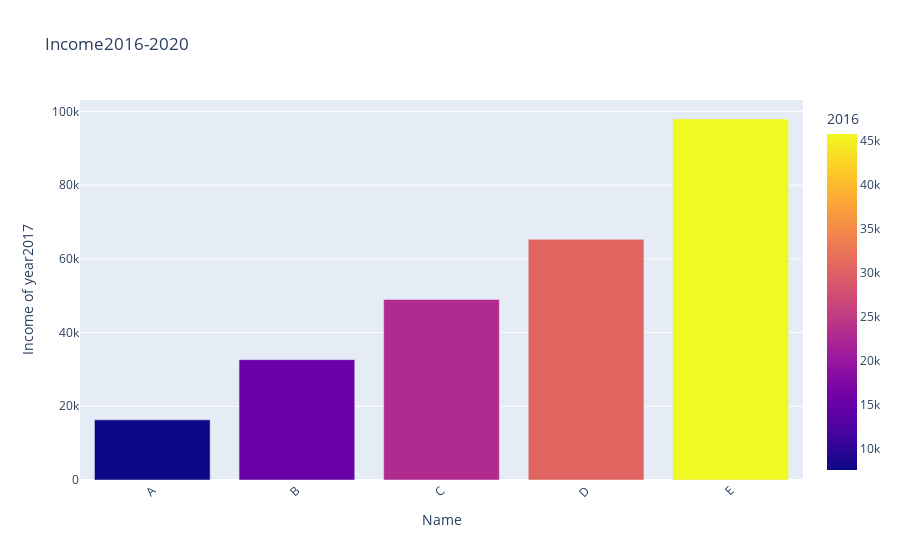

Notebook code for this chart:
### Code cell
#3 จากข้อ 2 ให้ตั้งชื่อกราฟให้เหมาะสม เป็นชื่อแกน X Y ให้เหมาะสมและให้ไล่สีจากเงินเดือนปี 2016 รวมถึงเมื่อนำเม้าส์ไปวาง จะแสดงเงินเดือนเงินเดือนของแต่ละปี และเงินเดือนเฉลี่ย (จะเพิ่ม column ใน DataFrame หรือจะคำนวณแยกก็ได้) 
df['avg']=df[[2016,2017,2018,2019,2020]].mean(axis=1)
fig = px.bar(df, x=df.index,y=2017,
             labels={'x':'Name','2017':'Income of year2017'},title='Income2016-2020',
            color=2016,hover_data=[2016,2017,2018,2019,2020,'avg'])
fig.update_layout(xaxis_tickangle = -45)
fig.show()

### Figure 1 — Plotly figure (JSON) as saved in the notebook; plotly's stock layout.template omitted (floating-point values rounded to 4 significant figures)
{"data": [{"alignmentgroup": "True", "customdata": [[7629.0, 16330.0, 8734.0, 9346.0, 10000, 10410.0], [15260.0, 32650.0, 17470.0, 18690.0, 20000, 20810.0], [22890.0, 48980.0, 26200.0, 28040.0, 30000, 31220.0], [30520.0, 65300.0, 34940.0, 37380.0, 40000, 41630.0], [45770.0, 97960.0, 52410.0, 56070.0, 60000, 62440.0]], "hoverlabel": {"namelength": 0}, "hovertemplate": "Name=%{x}<br>Income of year2017=%{customdata[1]}<br>2016=%{marker.color}<br>2018=%{customdata[2]}<br>2019=%{customdata[3]}<br>2020=%{customdata[4]}<br>avg=%{customdata[5]}", "legendgroup": "", "marker": {"color": [7629.0, 15260.0, 22890.0, 30520.0, 45770.0], "coloraxis": "coloraxis"}, "name": "", "offsetgroup": "", "orientation": "v", "showlegend": false, "textposition": "auto", "type": "bar", "x": ["A", "B", "C", "D", "E"], "xaxis": "x", "y": [16330.0, 32650.0, 48980.0, 65300.0, 97960.0], "yaxis": "y"}], "layout": {"barmode": "relative", "coloraxis": {"colorbar": {"title": {"text": "2016"}}, "colorscale": [[0, "#0d0887"], [0.1111, "#46039f"], [0.2222, "#7201a8"], [0.3333, "#9c179e"], [0.4444, "#bd3786"], [0.5556, "#d8576b"], [0.6667, "#ed7953"], [0.7778, "#fb9f3a"], [0.8889, "#fdca26"], [1, "#f0f921"]]}, "legend": {"tracegroupgap": 0}, "title": {"text": "Income2016-2020"}, "xaxis": {"anchor": "y", "domain": [0, 1], "tickangle": -45, "title": {"text": "Name"}}, "yaxis": {"anchor": "x", "domain": [0, 1], "title": {"text": "Income of year2017"}}}}
